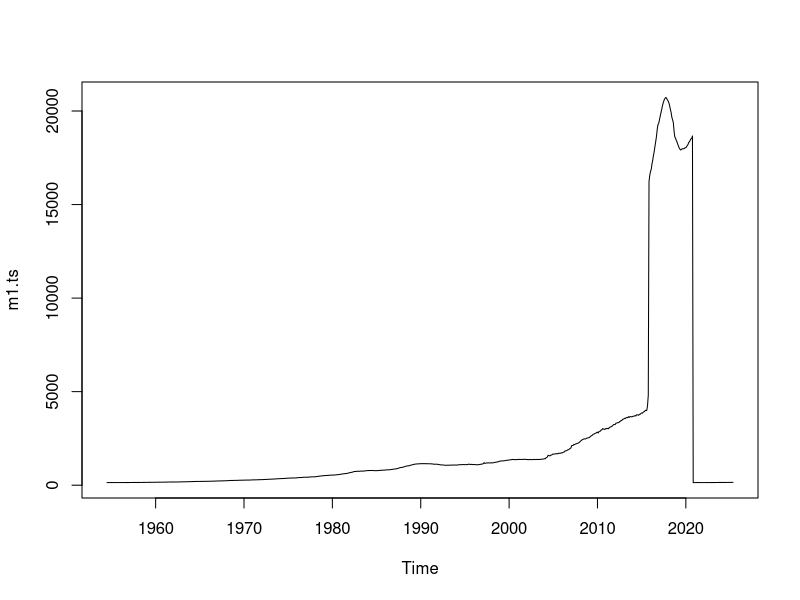
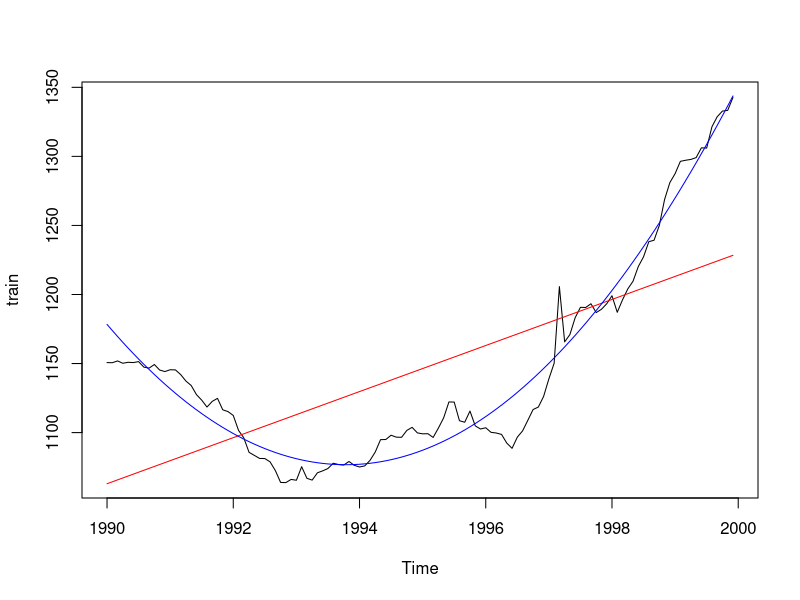
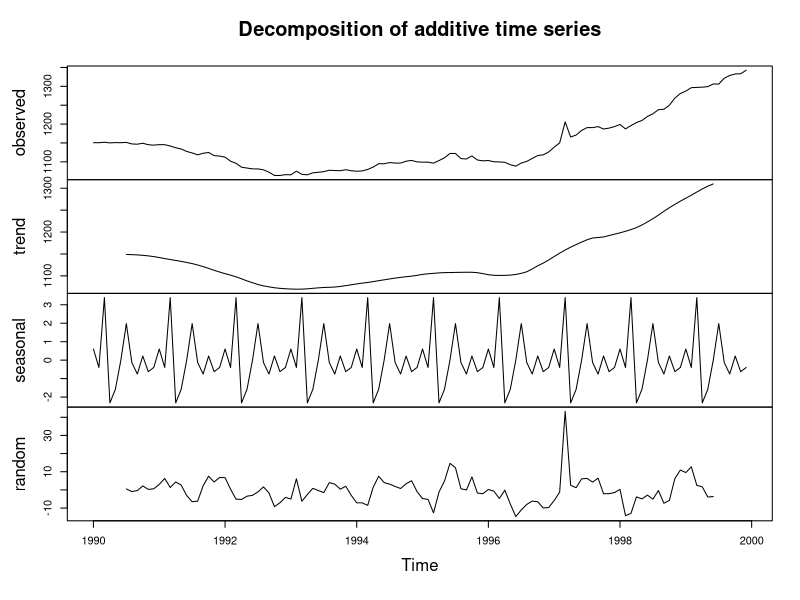
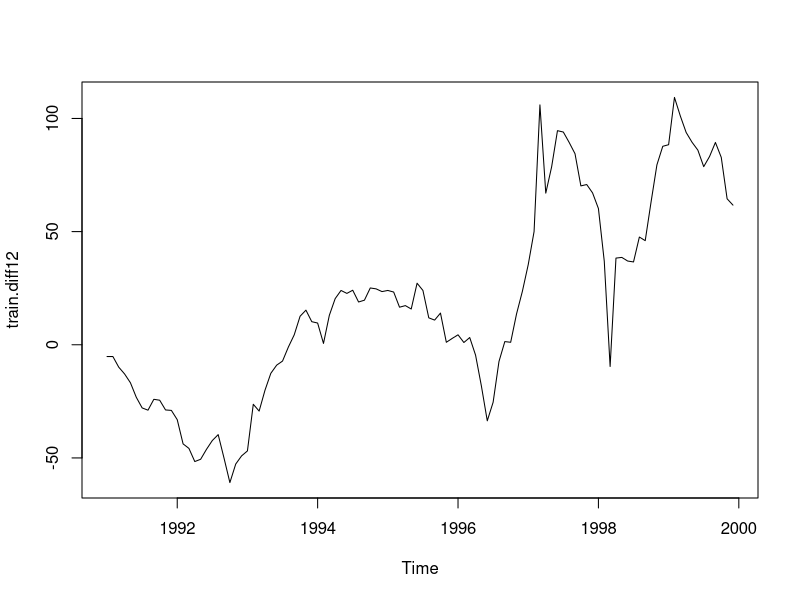
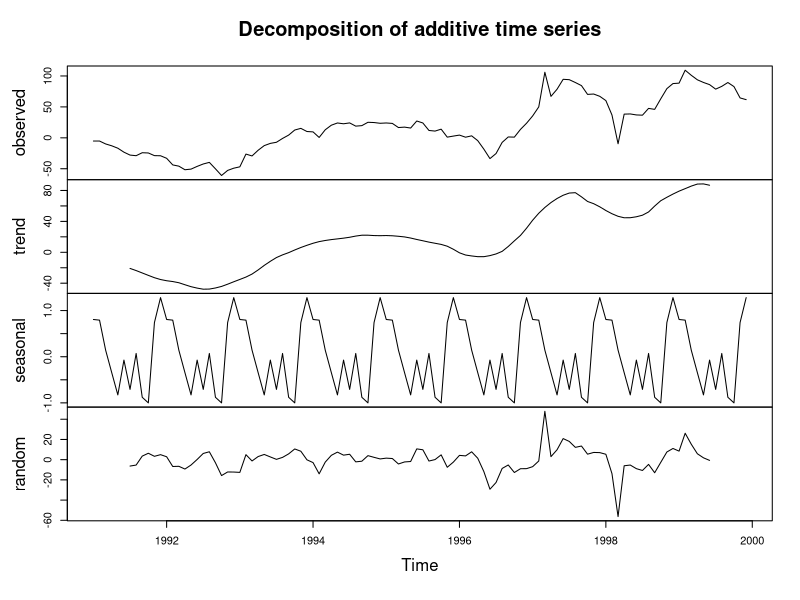
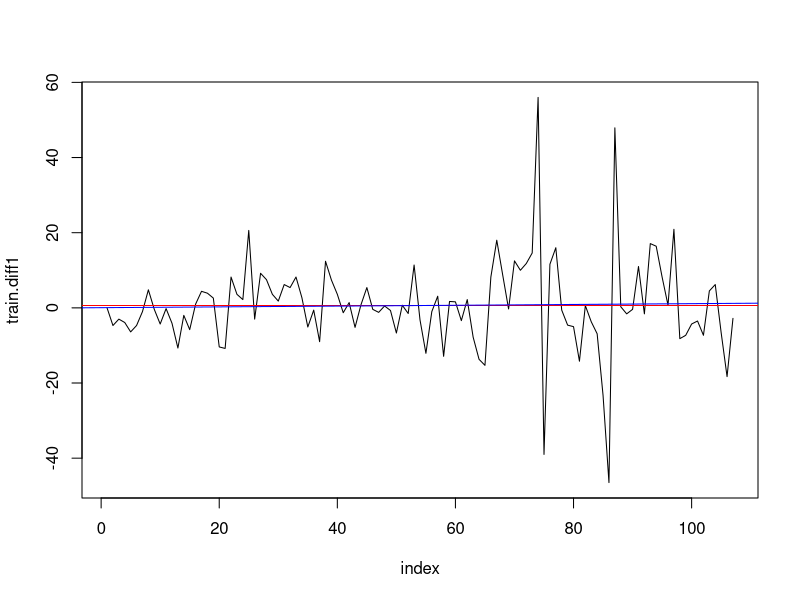
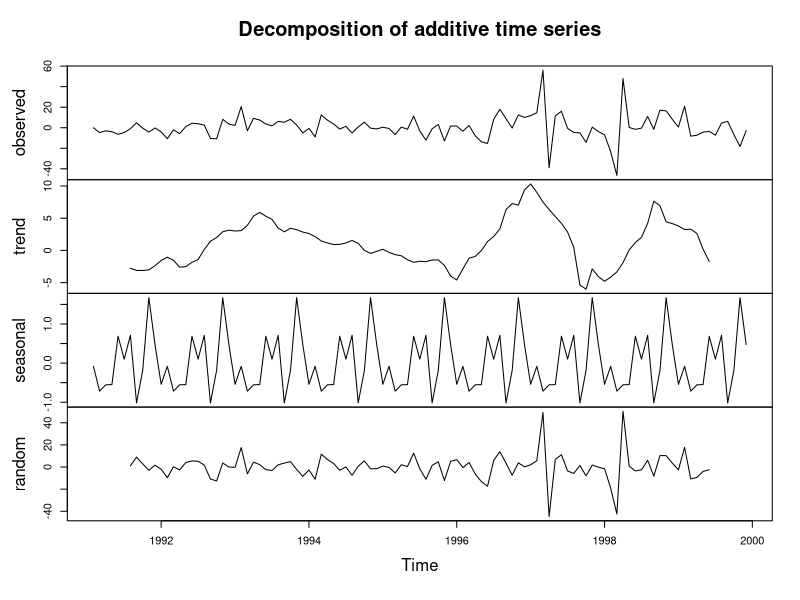
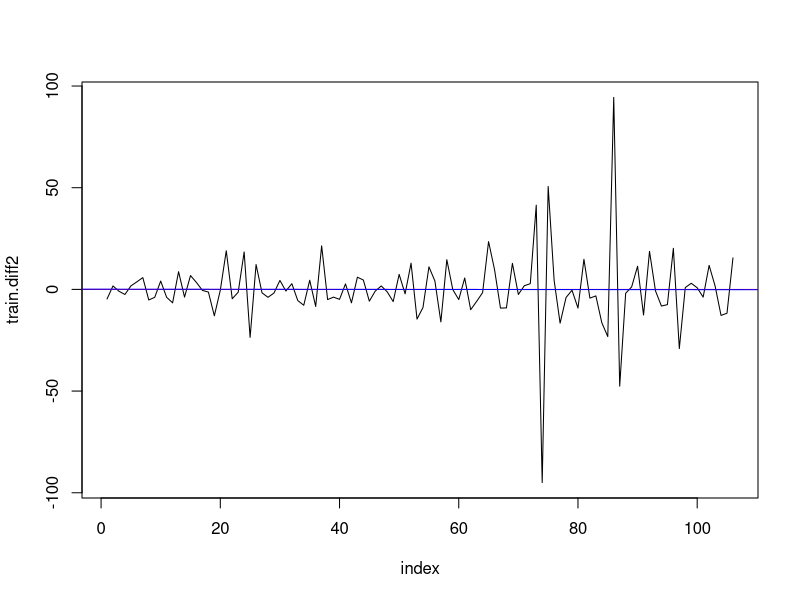

Source code (R) for these figures, in order:
## ---- chunk 1
knitr::opts_chunk$set(echo = TRUE)
library(MASS)
library(forecast)
## ---- chunk 2
m1 <- read.csv("data/m1Monthly.csv")
m1.ts <- ts(m1[ ,2], start=c(1954, 7), end=c(2025, 5), frequency=12)
plot.ts(m1.ts, type='l')
## ---- chunk 3
train <- window(m1.ts, start=c(1990, 1), end=c(1999, 12), freq=12) # 120 obs
test <- window(m1.ts, start=c(2000, 1), end=c(2001, 12), freq=12) # 24 obs
## ---- chunk 4
plot.ts(train, type='l')
lines(tslm(train ~ trend)$fitted, col="red") # Linear trend
lines(tslm(train ~ trend + I(trend^2))$fitted, col="blue") # Quadratic trend

# Needs transformation to remove heteroskedasticity
# Difference to remove seasonality and trend
## ---- chunk 5
var(train)
## ---- chunk 6
plot(decompose(train))
## ---- chunk 7
# Differencing at lag 12
train.diff12 <- diff(train, 12)
plot(train.diff12)
## ---- chunk 8
var(train.diff12)
## ---- chunk 9
plot(decompose(train.diff12))
## ---- chunk 10
# Differencing at lag 1
train.diff1 <- diff(train.diff12, 1)
index <- 1:length(train.diff1)
plot(index, train.diff1, type='l')
abline(h=mean(train.diff1), col="red")
abline(lm(train.diff1 ~ index), col="blue")
## ---- chunk 11
plot(decompose(train.diff1))
## ---- chunk 12
mean(train.diff1)
var(train.diff1)
## ---- chunk 13
# Differencing at lag 2
train.diff2 <- diff(train.diff12, lag=1, differences=2)
index <- 1:length(train.diff2)
plot(index, train.diff2, type='l')
abline(h=mean(train.diff2), col="red")
abline(lm(train.diff2 ~ index), col="blue")
## ---- chunk 14
mean(train.diff2)
var(train.diff2)
## ---- chunk 15
# Box-Cox transformation
index <- 1:length(train)
bcTransform <- boxcox(train ~ index, plotit=TRUE)

lambda <- bcTransform$x[which(bcTransform$y == max(bcTransform$y))]
lambda

train.bc <- (1/lambda)*(train^lambda - 1)

plot.ts(train.bc)
## ---- chunk 16
var(train.bc)
## ---- chunk 17
plot(decompose(train.bc))
## ---- chunk 18
# Differencing at lag 12
train.bc12 <- diff(train.bc, 12)
plot(train.bc12)
## ---- chunk 19
var(train.bc12)
## ---- chunk 20
plot(decompose(train.bc12))
## ---- chunk 21
# Differencing at lag 1
train.bc1 <- diff(train.bc12, 1)
index <- 1:length(train.bc1)
plot(index, train.bc1, type='l')
abline(h=mean(train.bc1), col="red")
abline(lm(train.bc1 ~ index), col="blue")
## ---- chunk 22
plot(decompose(train.bc1))
## ---- chunk 23
mean(train.bc1)
var(train.bc1)
## ---- chunk 24
# Differencing at lag 2
train.bc2 <- diff(train.bc12, lag=1, differences=2)
index <- 1:length(train.bc2)
plot(index, train.bc2, type='l')
abline(h=mean(train.bc2), col="red")
abline(lm(train.bc2 ~ index), col="blue")
## ---- chunk 25
mean(train.bc2)
var(train.bc2)
## ---- chunk 26
m1 <- train.bc1
